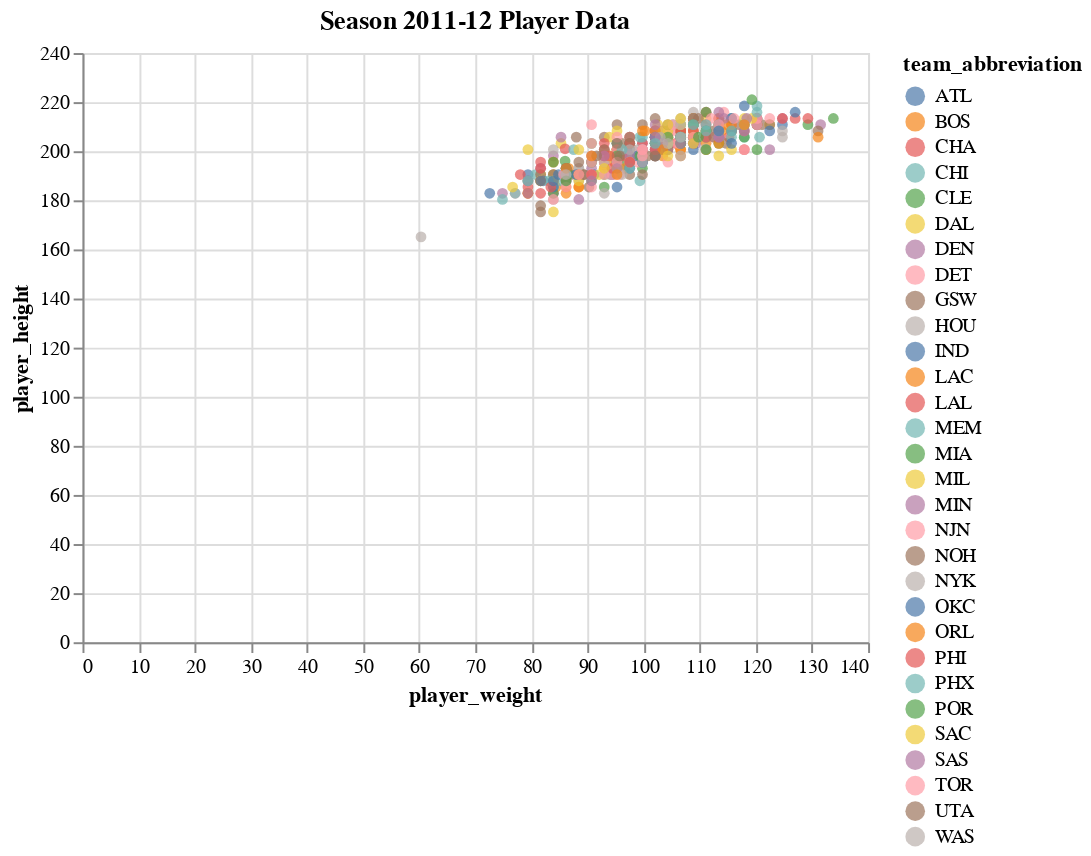

The notebook cell saved with this chart:
### Code cell
season11 =  pd.DataFrame()
season11 = all_seasons.copy()
season11 = season11[season11.season == '2011-12']


alt.Chart(season11, title = "Season 2011-12 Player Data").mark_circle(size=30).encode(
    x='player_weight',
    y='player_height',
    color='team_abbreviation',
    tooltip=['player_name', 'team_abbreviation', 'player_weight', 'player_height']
).interactive()

### Figure 1 — Vega-Lite specification as saved in the notebook (floating-point values rounded to 4 significant figures; data arrays with more than 128 entries replaced by an {"elided": "..."} marker saying what was removed)
{"config": {"view": {"continuousWidth": 400, "continuousHeight": 300}}, "data": {"name": "data-e8551752f136f6ee433d3d4328f45501"}, "mark": {"type": "circle", "size": 30}, "encoding": {"color": {"type": "nominal", "field": "team_abbreviation"}, "tooltip": [{"type": "nominal", "field": "player_name"}, {"type": "nominal", "field": "team_abbreviation"}, {"type": "quantitative", "field": "player_weight"}, {"type": "quantitative", "field": "player_height"}], "x": {"type": "quantitative", "field": "player_weight"}, "y": {"type": "quantitative", "field": "player_height"}}, "selection": {"selector006": {"type": "interval", "bind": "scales", "encodings": ["x", "y"]}}, "title": "Season 2011-12 Player Data", "$schema": "https://vega.github.io/schema/vega-lite/v4.8.1.json", "datasets": {"data-e8551752f136f6ee433d3d4328f45501": {"elided": "478 records"}}}
